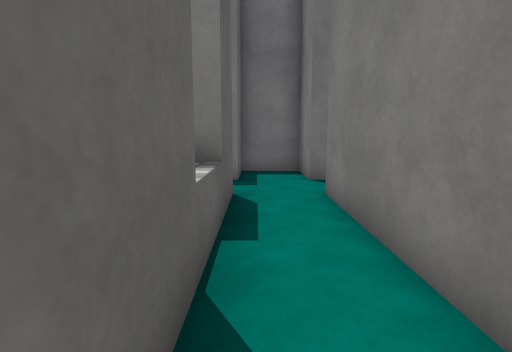
View 1 (above)

13 first-person views from a walk through a 3-D level made in the Unity game engine. The camera is 1.3 m above the floor, tilts 8° down and sees 80° across. The floor is counted in squares, 1 m on a side. Each view is taken from the middle of a square. On the plan, view 1 faces up. The plan holds only what a view shows up to about 14 squares ahead; the rest is blank. Surface patterns are stand-ins for the level's own textures.

View 2
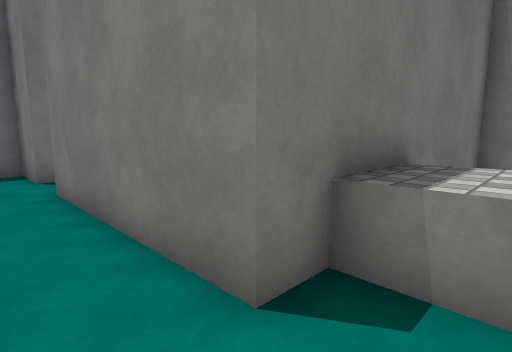

View 3
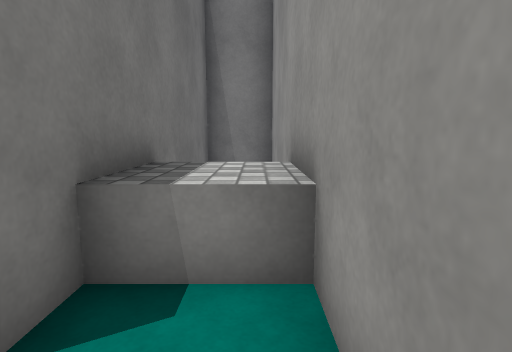

View 4
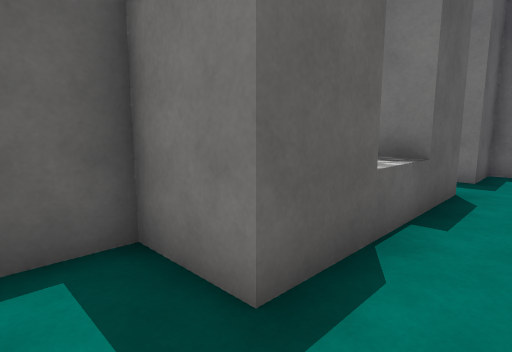

View 5
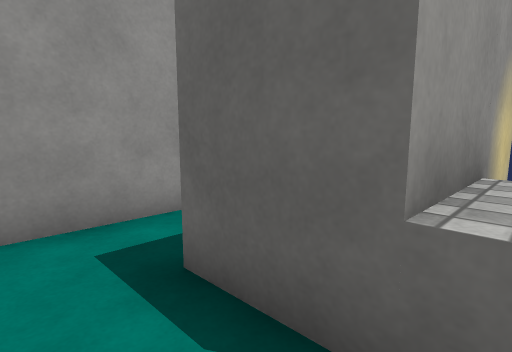

View 6
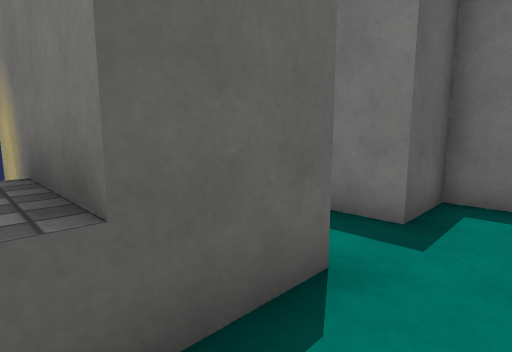

View 7
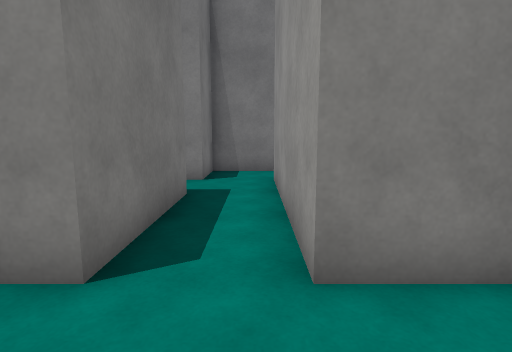

View 8
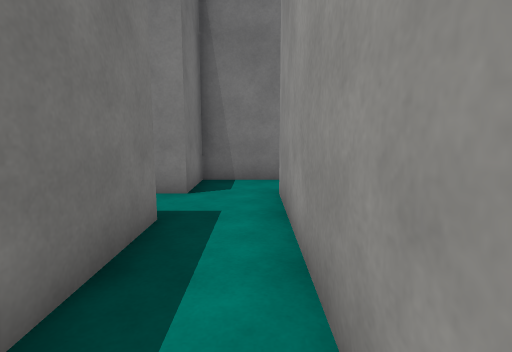

View 9
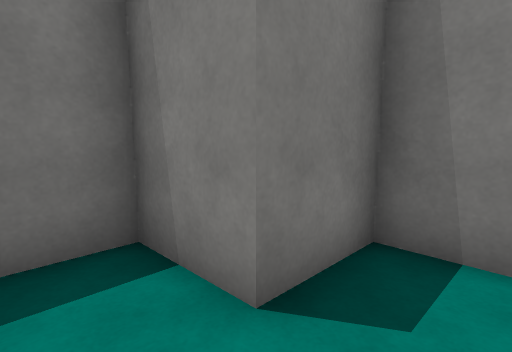

View 10
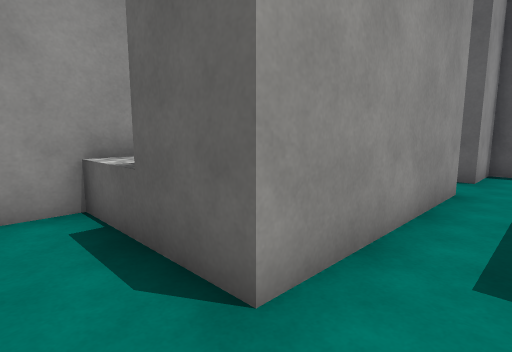

View 11
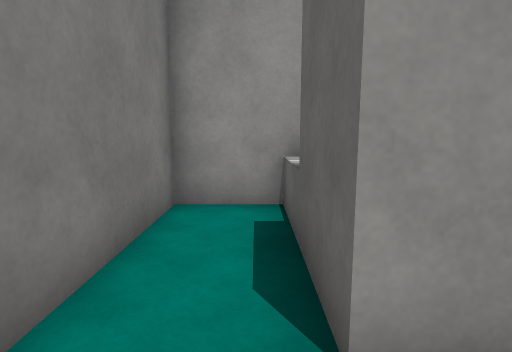

View 12
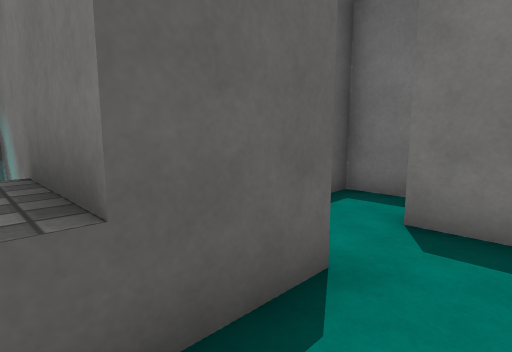

View 13
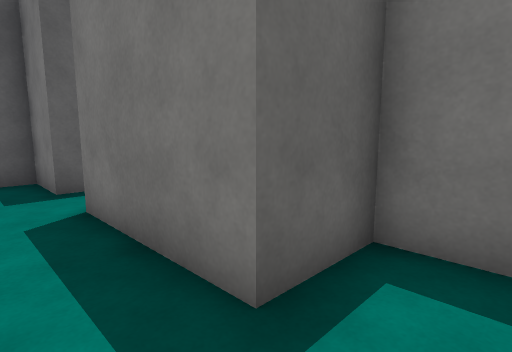

### Floor plan
Ten units are one square. View 1 is at (0, 0); x grows to the right and y downward. Boxes are objects, and circles mark ways between rooms. Rooms are numbered by the first view taken in them; rooms with no view inside come last. Other rooms are left out.
<svg viewBox="-50 -110 150 130">
<path fill="none" stroke="#000" d="M-5 -25 -5 -5 -25 -5 -25 8M-18 15 59 15M70 -5 15 -5 15 -25M-5 -65 -5 -45 -45 -45M15 -25 15 -65M-45 -25 -5 -25M15 -65 75 -65M95 -65 95 -85 75 -85 75 -105 55 -105 55 -85 15 -85 15 -105 -5 -105 -5 -85 -25 -85 -25 -65 -5 -65M66 -25 95 -25 95 -65M75 -65 75 -45 35 -45"/>
<rect x="25" y="-5" width="20" height="20" fill="#bbb"><title>other object</title></rect>
<rect x="-25" y="-45" width="20" height="20" fill="#bbb"><title>other object</title></rect>
<rect x="55" y="-45" width="20" height="20" fill="#bbb"><title>other object</title></rect>
<circle cx="5" cy="-15" r="3" fill="#2a7"/>
<circle cx="5" cy="-55" r="3" fill="#2a7"/>
<circle cx="85" cy="-55" r="3" fill="#2a7"/>
<text x="10" y="0">1</text>
<text x="-10" y="-40">2</text>
<text x="30" y="-80">3</text>
<text x="80" y="-40">4</text>
</svg>
Room 1 opens to room 2. Room 2 opens to room 3. Room 3 opens to room 4.

Where each view was taken, in squares from view 1:
view 1: 0 up, 0 right, facing up
view 2: 1 down, 0 right, facing up-right
view 3: 1 down, 0 right, facing right
view 4: 1 down, 1 right, facing up-left
view 5: 3 up, 1 right, facing down-left
view 6: 4 up, 1 right, facing up-left
view 7: 7 up, 1 left, facing right
view 8: 7 up, 1 right, facing right
view 9: 7 up, 6 right, facing up-right
view 10: 8 up, 9 right, facing down-left
view 11: 8 up, 8 right, facing down
view 12: 4 up, 9 right, facing up-left
view 13: 7 up, 7 right, facing up-left
